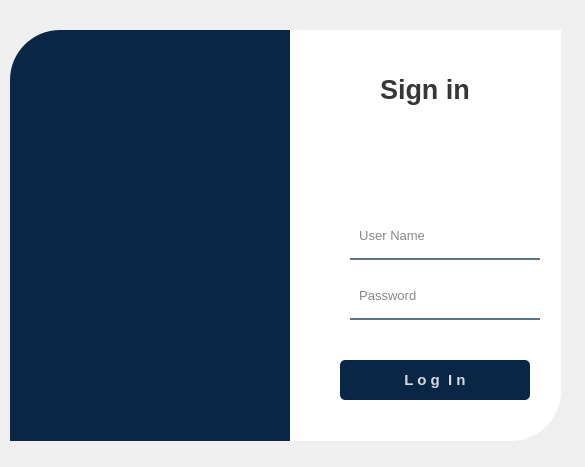
<?xml version="1.0" encoding="UTF-8"?>
<ui version="4.0">
 <class>Form</class>
 <widget class="QWidget" name="Form">
  <property name="geometry">
   <rect>
    <x>0</x>
    <y>0</y>
    <width>585</width>
    <height>467</height>
   </rect>
  </property>
  <property name="windowTitle">
   <string>Form</string>
  </property>
  <widget class="QWidget" name="widget" native="true">
   <property name="geometry">
    <rect>
     <x>0</x>
     <y>0</y>
     <width>591</width>
     <height>491</height>
    </rect>
   </property>
   <property name="styleSheet">
    <string notr="true">QPushButton#pushButton{
	background-color: qlineargradient(spread:pad, x1:0, y1:0.505682, x2:1, y2:0.477, stop:0 rgba(11, 131, 120, 219), stop:1 rgba(85, 98, 112, 226));
	color:rgba(255, 255, 255, 210);
	border-radius:5px;
}

QPushButton#pushButton:hover{
	background-color: qlineargradient(spread:pad, x1:0, y1:0.505682, x2:1, y2:0.477, stop:0 rgba(150, 123, 111, 219), stop:1 rgba(85, 81, 84, 226));
}

QPushButton#pushButton:pressed{
	padding-left:5px;
	padding-top:5px;
	background-color:rgba(150, 123, 111, 255);
}

QPushButton#pushButton_2, #pushButton_3, #pushButton_4, #pushButton_5{
	background-color: rgba(0, 0, 0, 0);
	color:rgba(85, 98, 112, 255);
}

QPushButton#pushButton_2:hover, #pushButton_3:hover, #pushButton_4:hover, #pushButton_5:hover{
	color: rgba(131, 96, 53, 255);
}

QPushButton#pushButton_2:pressed, #pushButton_3:pressed, #pushButton_4:pressed, #pushButton_5:pressed{
	padding-left:5px;
	padding-top:5px;
	color:rgba(91, 88, 53, 255);
}

</string>
   </property>
   <widget class="QLabel" name="label_2">
    <property name="geometry">
     <rect>
      <x>10</x>
      <y>30</y>
      <width>280</width>
      <height>411</height>
     </rect>
    </property>
    <property name="styleSheet">
     <string notr="true">background-color:rgba(0, 0, 0, 80);
background-color: rgb(9, 39, 68);
image: url(:/newPrefix/vector.png);
border-top-left-radius: 50px;</string>
    </property>
    <property name="text">
     <string/>
    </property>
   </widget>
   <widget class="QLabel" name="label_3">
    <property name="geometry">
     <rect>
      <x>290</x>
      <y>30</y>
      <width>271</width>
      <height>411</height>
     </rect>
    </property>
    <property name="styleSheet">
     <string notr="true">background-color:rgba(255, 255, 255, 255);
border-bottom-right-radius: 50px;</string>
    </property>
    <property name="text">
     <string/>
    </property>
   </widget>
   <widget class="QLineEdit" name="lineEdit">
    <property name="geometry">
     <rect>
      <x>350</x>
      <y>220</y>
      <width>190</width>
      <height>40</height>
     </rect>
    </property>
    <property name="font">
     <font>
      <pointsize>10</pointsize>
     </font>
    </property>
    <property name="styleSheet">
     <string notr="true">background-color:rgba(0, 0, 0, 0);
border:none;
border-bottom:2px solid rgba(46, 82, 101, 200);
color:rgba(0, 0, 0, 240);
padding-bottom:7px;</string>
    </property>
    <property name="placeholderText">
     <string>  User Name</string>
    </property>
   </widget>
   <widget class="QLabel" name="label_6">
    <property name="geometry">
     <rect>
      <x>370</x>
      <y>130</y>
      <width>111</width>
      <height>71</height>
     </rect>
    </property>
    <property name="styleSheet">
     <string notr="true">image: url(:/newPrefix/hyy.png);
</string>
    </property>
    <property name="text">
     <string/>
    </property>
   </widget>
   <widget class="QLabel" name="label_4">
    <property name="geometry">
     <rect>
      <x>380</x>
      <y>70</y>
      <width>100</width>
      <height>40</height>
     </rect>
    </property>
    <property name="font">
     <font>
      <pointsize>20</pointsize>
      <weight>75</weight>
      <bold>true</bold>
     </font>
    </property>
    <property name="styleSheet">
     <string notr="true">color:rgba(0, 0, 0, 200);</string>
    </property>
    <property name="text">
     <string>&lt;html&gt;&lt;head/&gt;&lt;body&gt;&lt;p&gt;Sign in&lt;/p&gt;&lt;/body&gt;&lt;/html&gt;</string>
    </property>
   </widget>
   <widget class="QLabel" name="label_8">
    <property name="geometry">
     <rect>
      <x>320</x>
      <y>230</y>
      <width>21</width>
      <height>20</height>
     </rect>
    </property>
    <property name="styleSheet">
     <string notr="true">image: url(:/newPrefix/username_icon.png);</string>
    </property>
    <property name="text">
     <string/>
    </property>
   </widget>
   <widget class="QLineEdit" name="lineEdit_2">
    <property name="geometry">
     <rect>
      <x>350</x>
      <y>280</y>
      <width>190</width>
      <height>40</height>
     </rect>
    </property>
    <property name="font">
     <font>
      <pointsize>10</pointsize>
     </font>
    </property>
    <property name="styleSheet">
     <string notr="true">background-color:rgba(0, 0, 0, 0);
border:none;
border-bottom:2px solid rgba(46, 82, 101, 200);
color:rgba(0, 0, 0, 240);
padding-bottom:7px;</string>
    </property>
    <property name="echoMode">
     <enum>QLineEdit::Password</enum>
    </property>
    <property name="placeholderText">
     <string>  Password</string>
    </property>
   </widget>
   <widget class="QLabel" name="label_7">
    <property name="geometry">
     <rect>
      <x>320</x>
      <y>300</y>
      <width>21</width>
      <height>16</height>
     </rect>
    </property>
    <property name="styleSheet">
     <string notr="true">image: url(:/newPrefix/password_icon.png);</string>
    </property>
    <property name="text">
     <string/>
    </property>
   </widget>
   <widget class="QPushButton" name="pushButton">
    <property name="geometry">
     <rect>
      <x>340</x>
      <y>360</y>
      <width>190</width>
      <height>40</height>
     </rect>
    </property>
    <property name="font">
     <font>
      <pointsize>11</pointsize>
      <weight>75</weight>
      <bold>true</bold>
     </font>
    </property>
    <property name="styleSheet">
     <string notr="true">background-color: rgb(9, 39, 68);</string>
    </property>
    <property name="text">
     <string>L o g  I n</string>
    </property>
   </widget>
  </widget>
 </widget>
 <resources>
  <include location="ohyes.qrc"/>
 </resources>
 <connections/>
</ui>
